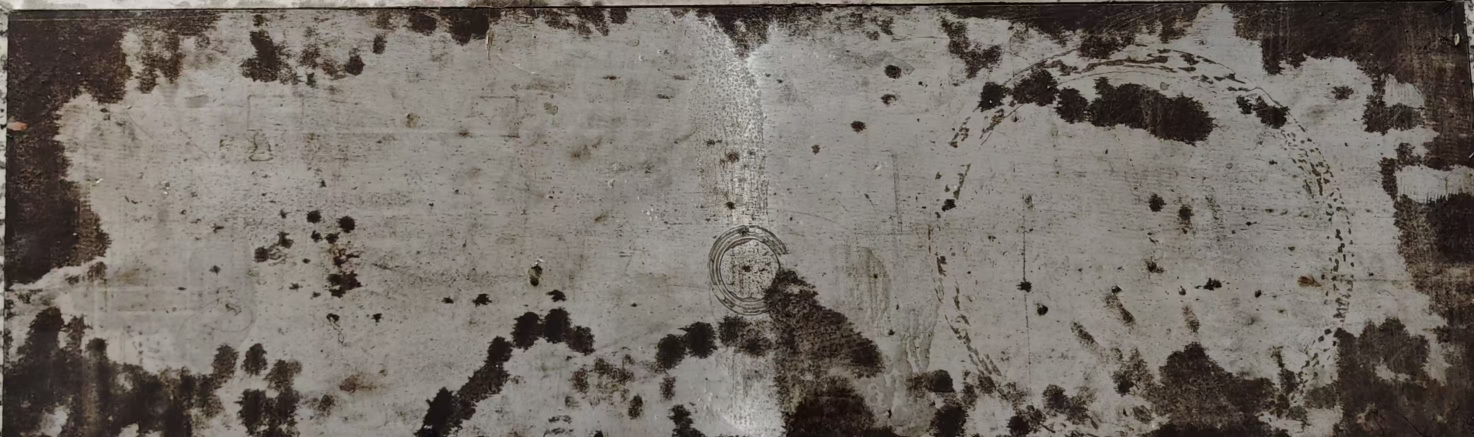
#> input picture 1.jpg, 2948 x 874 px (shown at 1/2 size)
$ python pinclie_biaomain_2.0.py
#> lines starting #> are read from the running program, lines starting #| are printed output that depends on the picture
# =====================================================================
# 脚本名称 : pinclie_biaomain_2.0.py
# 修改日期 : 2026-05-07
# 作    者 : Antigravity & USER
# 脚本作用 : 可视化引擎 (V2.0)。能够直接读取大规模原始采集数据，进行数据切片与三维交互展示。
# =====================================================================

import numpy as np
import plotly.graph_objects as go
from plotly.subplots import make_subplots
import os
import cv2
from scipy.spatial.transform import Rotation as R_scipy
from scipy.ndimage import gaussian_filter, label, find_objects

TXT_FILENAME = "1.txt"

# ================= 恢复：原始的表面生成逻辑 =================
def get_volumetric_surface_intensity(Lx, Ly, nx, ny):
#> called with Lx = 1100, Ly = 2600, nx = 80, ny = 189
    if os.path.exists('1.jpg') and os.path.exists('2.jpg'):
        img_steel = cv2.imread('1.jpg', cv2.IMREAD_GRAYSCALE)
#> img_steel: shape (874, 2948); min 0, max 236, mean 111.5
        img_lime = cv2.imread('2.jpg', cv2.IMREAD_GRAYSCALE)
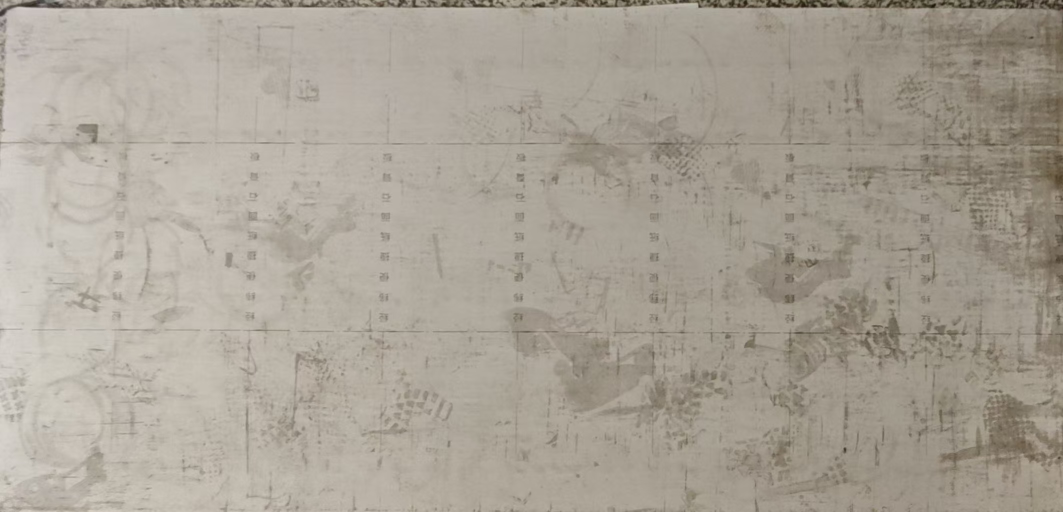
#> input picture 2.jpg, 2126 x 1024 px (shown at 1/2 size)
#> img_lime: shape (1024, 2126); min 21, max 219, mean 162.9
    else:
        img_steel = np.full((100, 100), 50, dtype=np.uint8)
        img_lime = np.full((100, 100), 200, dtype=np.uint8)

    steel_h = int((300 / Ly) * ny)
    s_part = cv2.resize(img_steel, (nx, steel_h))
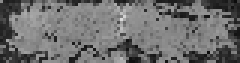
#> s_part: shape (21, 80) (shown 3 times larger); min 12, max 219, mean 110.7
    l_part = cv2.resize(img_lime, (nx, ny - steel_h))
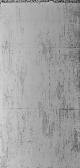
#> l_part: shape (168, 80); min 34, max 213, mean 162.8
    full_surface = np.vstack([s_part, l_part])
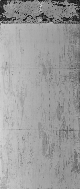
#> full_surface: shape (189, 80); min 12, max 219, mean 157
    surface_intensity = 1.0 - (full_surface.astype(float) / 255.0)
    surface_intensity = np.clip(surface_intensity * 0.7 + 0.1, 0.1, 0.9)
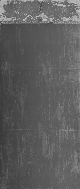
#> surface_intensity: shape (189, 80) float64; min 0.199, max 0.767, mean 0.369
    return surface_intensity

def render_unified_physics_bev(txt_filepath):
    # 1. 物理参数配置
    Lx, Ly, Lz = 1100.0, 2600.0, 50.0
    defects_data = []
    if os.path.exists(txt_filepath):
        with open(txt_filepath, "r", encoding="utf-8") as f:
            for line in f:
                line = line.strip()
                if not line or line.startswith('#'): continue
                parts = line.split()
                if parts[0] == 'Area':
                    Lx, Ly, Lz = float(parts[1]), float(parts[2]), float(parts[3])
                elif len(parts) >= 10:
                    defects_data.append({
                        'cx': float(parts[1]), 'cy': float(parts[2]), 'cz': float(parts[3]),
                        'sx': float(parts[4]), 'sy': float(parts[5]), 'sz': float(parts[6]),
                        'rx': float(parts[7]), 'ry': float(parts[8]), 'rz': float(parts[9])
                    })

    # 2. 网格与坐标标定
    nx, nz = 80, 35
    ny = int(nx * (Ly / Lx))
    dx, dy, dz = Lx/nx, Ly/ny, Lz/nz

    print(f"⏳ 正在重构清透版 BEV 空间...")
    X, Y, Z = np.mgrid[0:Lx:complex(nx), 0:Ly:complex(ny), 0:Lz:complex(nz)]
    combined_field = np.full_like(X, 0.15) # 基础底噪

    # ================= 恢复：原始的表面、缺陷、底波注入逻辑 =================
    # 注入表面
    surf_2d = get_volumetric_surface_intensity(Lx, Ly, nx, ny)
    surf_data = surf_2d.T
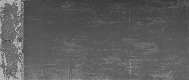
#> surf_data: shape (80, 189) float64; min 0.199, max 0.767, mean 0.369
    for zi in range(3): combined_field[:, :, zi] = np.maximum(combined_field[:, :, zi], surf_data)

    # 注入缺陷
    points = np.stack([X.flatten(), Y.flatten(), Z.flatten()], axis=0)
    for d in defects_data:
        if d['cy'] > 500: continue
        cx, cy, cz = d['cx'], d['cy'], d['cz']
        sx, sy, sz = max(d['sx'], 2.0), max(d['sy'], 2.0), max(d['sz'], 2.0)
        rotation = R_scipy.from_euler('xyz', [d['rx'], d['ry'], d['rz']], degrees=True)
        R_inv = rotation.inv().as_matrix()
        points_local = R_inv @ (points - np.array([[cx], [cy], [cz]]))
        X_l, Y_l, Z_l = points_local[0,:].reshape(X.shape), points_local[1,:].reshape(X.shape), points_local[2,:].reshape(X.shape)
        combined_field = np.maximum(combined_field, np.exp(-((X_l/sx)**6 + (Y_l/sy)**6 + (Z_l/sz)**6)))

    # 侧墙与薄底波填充 (恢复原貌)
    hull_val = 0.22
    combined_field[0, :, :] = np.maximum(combined_field[0, :, :], hull_val)
    combined_field[-1, :, :] = np.maximum(combined_field[-1, :, :], hull_val)
    combined_field[:, 0, :] = np.maximum(combined_field[:, 0, :], hull_val)
    combined_field[:, -1, :] = np.maximum(combined_field[:, -1, :], hull_val)

    np.random.seed(42)
    noise = gaussian_filter(np.random.normal(0, 1, (nx, ny)), sigma=2.0)
    z_fluct = ((noise / np.max(np.abs(noise))) * 4.5)[:, :, np.newaxis]
    bottom_base = np.exp(-((Z - ((Lz - 3.0) + z_fluct)) / 3.5)**2)
    combined_field = np.maximum(combined_field, bottom_base * 0.4)

    # ================= 3. 拓扑量化与分析 =================
    internal_field = combined_field.copy()
    internal_field[:, :, :5] = 0 # 屏蔽表面
    internal_field[0,:,:] = 0; internal_field[-1,:,:] = 0

    binary_mask = internal_field > 0.6
    labeled_array, num_features = label(binary_mask)
#> num_features = 0
    objects = find_objects(labeled_array)
#> objects = []

    bev_projection = np.max(internal_field, axis=2)
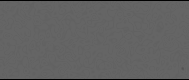
#> bev_projection: shape (80, 189) float64; min 0, max 0.4, mean 0.384

    # --- 优化：去掉缺陷类型，精简表格 ---
    table_headers = ['ID', '中心 (X,Y,Z)', '尺寸 L*W*H', '状态']
    table_rows = []
    defects_info = []

    for i, obj in enumerate(objects):
        sx, sy, sz = obj
        cx_mm = ((sx.start + sx.stop) / 2) * dx
        cy_mm = ((sy.start + sy.stop) / 2) * dy
        cz_mm = ((sz.start + sz.stop) / 2) * dz
        len_x = (sx.stop - sx.start) * dx
        len_y = (sy.stop - sy.start) * dy
        len_z = (sz.stop - sz.start) * dz

        status = "🔴 危急" if max(len_x, len_y) > 50 else "🟡 警告"

        # 数据转整
        coord_str = f"{cx_mm:.0f}, {cy_mm:.0f}, {cz_mm:.0f}"
        size_str = f"{len_x:.0f} x {len_y:.0f} x {len_z:.0f}"
        table_rows.append([i+1, coord_str, size_str, status])

        defects_info.append({
            'id': i+1,
            'x_range': (sx.start * dx, sx.stop * dx),
            'y_range': (sy.start * dy, sy.stop * dy),
            'z_range': (sz.start * dz, sz.stop * dz)
        })
#> this loop made 0 passes
#> after the loop, defects_info = []; table_rows = []

    # ================= 4. 大屏布局渲染 =================
    fig = make_subplots(
        rows=1, cols=3,
        column_widths=[0.20, 0.48, 0.32],
        specs=[[{"type": "xy"}, {"type": "scene"}, {"type": "table"}]],
        subplot_titles=("2D BEV 投影", "3D 物理场 (带拓扑追踪)", "AI 自动量化检测报告")
    )

    # 左侧 BEV
    fig.add_trace(go.Heatmap(
        z=bev_projection.T, x=np.linspace(0, Lx, nx), y=np.linspace(0, Ly, ny),
        colorscale='Jet', zmin=0.1, zmax=1.0, showscale=False
    ), row=1, col=1)

    # 中间 3D (恢复 20 层高密度，清透底噪)
    fig.add_trace(go.Volume(
        x=X.flatten(), y=Y.flatten(), z=Z.flatten(),
        value=combined_field.flatten(),
        isomin=0.12, isomax=1.0,
        opacity=0.35, surface_count=20, colorscale='Jet',
        caps=dict(x_show=False, y_show=False, z_show=False),
        showscale=True,
        colorbar=dict(title="Energy", thickness=15, x=0.66)
    ), row=1, col=2)

    # --- 优化：洋红色高强对比检测框 ---
    for d in defects_info:
        x0, x1 = d['x_range']
        y0, y1 = d['y_range']
        z0, z1 = d['z_range']
        bx = [x0, x1, x1, x0, x0, x0, x1, x1, x0, x0, x1, x1, x1, x1, x0, x0]
        by = [y0, y0, y1, y1, y0, y0, y0, y1, y1, y0, y0, y0, y1, y1, y1, y1]
        bz = [z0, z0, z0, z0, z0, z1, z1, z1, z1, z1, z1, z0, z0, z1, z1, z0]

        fig.add_trace(go.Scatter3d(
            x=bx, y=by, z=bz,
            mode='lines', line=dict(color='magenta', width=6, dash='solid'),
            name=f"Defect {d['id']}"
        ), row=1, col=2)

    # 右侧表格 (去掉缺陷类型，排版更宽敞)
    if not table_rows: table_rows = [["-"]*4]
    fig.add_trace(go.Table(
        columnwidth=[0.8, 2.0, 2.0, 1.2],
        header=dict(values=table_headers, fill_color='#1f77b4', font=dict(color='white', size=13), align='center'),
        cells=dict(values=list(zip(*table_rows)), fill_color='#2c3e50', font=dict(color='white', size=12), align='center', height=30)
    ), row=1, col=3)

    # ================= 5. 全局配置 =================
    fig.update_layout(
        template='plotly_dark',
        title=dict(text='PhysBEV 工业级多模态探伤与量化系统', font=dict(color='white', size=22)),
        scene=dict(
            aspectratio=dict(x=1, y=Ly/Lx, z=0.4),
            xaxis=dict(title="X (mm)", showbackground=False),
            yaxis=dict(title="Y (mm)", showbackground=False),
            zaxis=dict(title="Depth (mm)", showbackground=False, autorange='reversed'),
            camera=dict(eye=dict(x=1.6, y=-1.6, z=0.9))
        ),
        dragmode='orbit',
        margin=dict(l=20, r=10, b=40, t=80)
    )
    fig.update_yaxes(autorange="reversed", row=1, col=1)

    output_file = "PhysBEV_Pro_Dashboard.html"
    fig.write_html(output_file, auto_open=True)
    print(f"✅ 工业级大屏生成完毕！请在浏览器查看: {os.path.abspath(output_file)}")

if __name__ == "__main__":
    render_unified_physics_bev(TXT_FILENAME)
